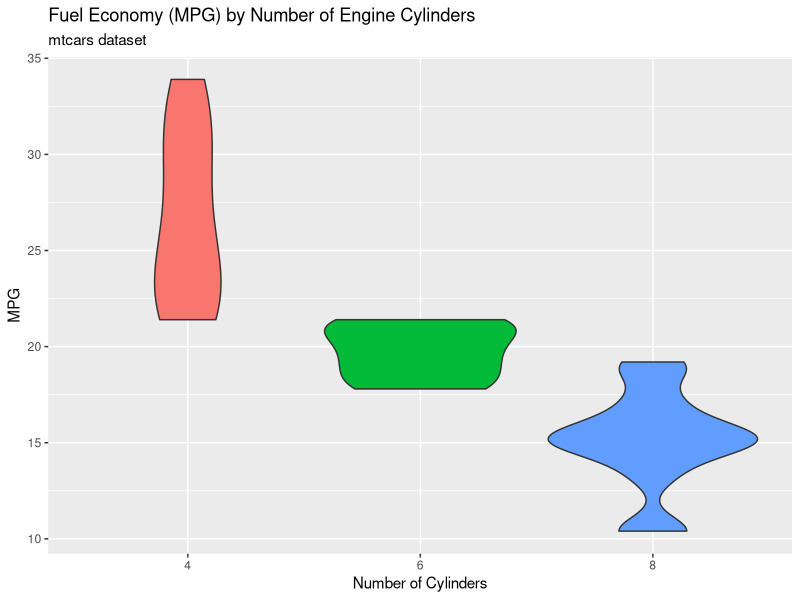

Reproduce this figure in R.
library(tidyverse)

mtcars %>%
  mutate(cyl = factor(cyl)) %>%
  ggplot(aes(x = cyl, y = mpg)) +
  geom_violin(aes(fill = cyl)) +
  stat_summary(fun.data = "mean_cl_boot") +
  labs(x = "Number of Cylinders", 
       y = "MPG",
       title = "Fuel Economy (MPG) by Number of Engine Cylinders",
       subtitle = "mtcars dataset") +
  guides(fill = FALSE)

mtcars